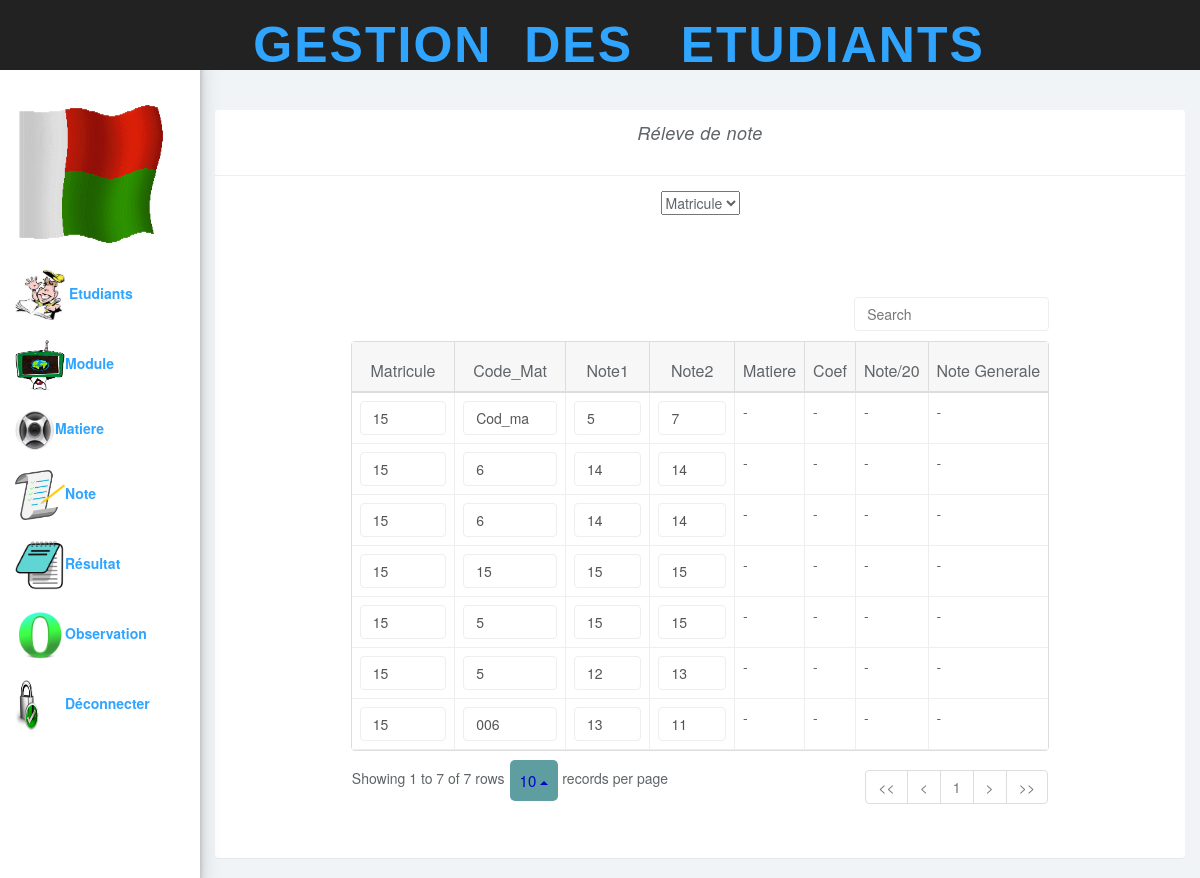
/bilintincomplet.php?Matricule=15 (signed in), run on the app's committed database.
### tables this page shows
CREATE TABLE `notes` (
  `Matricule` int(11) NOT NULL,
  `Cod_mat` char(6) NOT NULL,
  `Note_journalier` int(10) DEFAULT NULL,
  `Note_controle` int(11) DEFAULT NULL
);

### bilintincomplet.php (the view, shortened to what this page needs)
<!DOCTYPE html>
<?php
 include('cnx.php');
?>
<html>
<head>
  <?php include('inccss.php'); ?>
  <link rel="stylesheet" href="modifierModule.css">
</head>
<body>
<nav class="navbar navbar-inverse navbar-fixed-top" role="navigation">
<?php include('header.php'); ?>
</nav>
<?php include('menu.php'); ?>
<div class="col-sm-9 col-sm-offset-3 col-lg-10 col-lg-offset-2 main">
<br><br><br>
<div class="panel panel-default" align="center">
          <div class="panel-heading">
          <em class="text-center " align ="center">Réleve de note </em>
          </div>
          <div class="panel-body">
<div class="col-md-12">
<select name="cbrecherche" id="cbrech">
      <option value="matricule">Matricule</option>
      </select>
<form  method="POST" enctype="multipart/form-data"   >
<div class="col-md-1">
</div>
<div class="col-md-10">
      <br><br>
          <div class="panel-body">
          <table data-toggle="table"   data-search="true"  data-pagination="true" >
						    <thead>
						    <tr>
                            <th data-sortable="true"><center>Matricule</center></th>
							    <th data-sortable="true"><center>Code_Mat</center></th>
								<th data-sortable="true"><center>Note1</center></th>
								<th data-sortable="true"><center>Note2</center></th>
							    <th  data-sortable="true"><center>Matiere</center></th>
								<th  data-sortable="true"><center>Coef</center></th>
								<th data-sortable="true"><center>Note/20 </center></th>
								<th data-sortable="true"><center>Note Generale</center></th>
							</tr>
						    </thead>
							<tbody>
							<?php
              $q =  "select * from notes where Matricule='".$_GET['Matricule']."'";
              $r = $db -> query($q) ;
              while ($c = $r -> fetch())
              {
              ?>
                            <td>
                            <input class="form-control" name="Matricule" type="text" value="<?php echo $c['Matricule'];?>">
							</td>
							<td>
                            <input class="form-control" name="Cod_mat" type="text" value="<?php echo $c['Cod_mat'];?>">
							</td>
							<td>
                            <input class="form-control" name="Note_journalier" type="text" value="<?php echo $c['Note_journalier'];?>">
							</td>
							<td>
                            <input class="form-control" name="Note_controle" type="text" value="<?php echo $c['Note_controle'];?>">
							<?php
							}
							?>
							<div>
							<?php
							  $conn = new PDO('mysql:host=localhost;dbname=etude','root','');
								$recherche = $conn->prepare('SELECT students.Matricule, students.Nom, SUM(((notes.Note_journalier+notes.Note_controle))) from students,notes,matiere WHERE students.Matricule=notes.Matricule AND matiere.Cod_mat=notes.Matricule AND students.Matricule  ');
								$recherche->execute(array());
								while($res = $recherche->fetch()){
									echo "<option value='Matricule'>".$res['Matricule']."</option>";
								}
							?>
							</div>
							</tbody>
						</table>
          </div>
        </div>
        </form>
      </div>
</div>
</div>
</body>
</html>

### css/styles.css (style rules this page uses)
body { background: #f1f4f7; padding-top: 50px; color: #5f6468; }
.form-control { border: 1px solid #eee; box-shadow: none; }
.panel { border: 0; }
.panel-heading { font-size: 18px; font-weight: 300; letter-spacing: 0.025em; height: 66px; }
.panel-default .panel-heading { background: #fff; border-bottom: 1px solid #eee; color: #5f6468; }
.navbar { border: 0; }
.table { background: #fff; }

### headers.css (style rules this page uses)
.css2 { background-color:url('bg-1.jpg') no-repeat center center fixed; }

### data on the page
notes: Matricule "15", Cod_mat "Cod_ma", Note_journalier "5", Note_controle "7"
notes: Matricule "15", Cod_mat "6", Note_journalier "14", Note_controle "14"
notes: Matricule "15", Cod_mat "6", Note_journalier "14", Note_controle "14"
notes: Matricule "15", Cod_mat "15", Note_journalier "15", Note_controle "15"
notes: Matricule "15", Cod_mat "5", Note_journalier "15", Note_controle "15"
notes: Matricule "15", Cod_mat "5", Note_journalier "12", Note_controle "13"
notes: Matricule "15", Cod_mat "006", Note_journalier "13", Note_controle "11"
